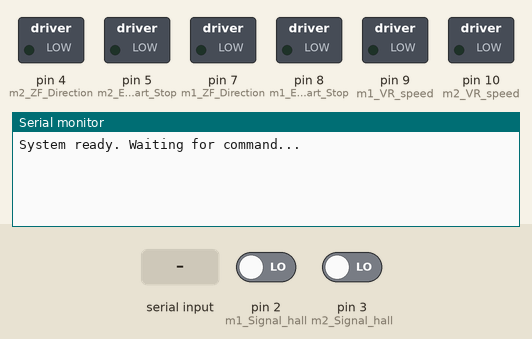
This sketch was run on a simulated Arduino Uno, built with avr-gcc and run on an emulated ATmega328P. Parts: switched loads named in the sketch (green lamp = pin HIGH), the last lines printed to the serial monitor. Inputs (shaded band) come from the test bench; at power-on: pin 2 (m1_Signal_hall) LOW, pin 3 (m2_Signal_hall) LOW.

Above: at 1.2 s.
1.3 s: "stop\n" received over Serial
At 2.5 s:
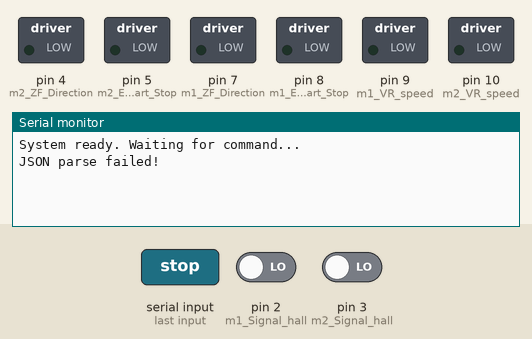
2.8 s: "1\n" received over Serial
At 4.0 s:
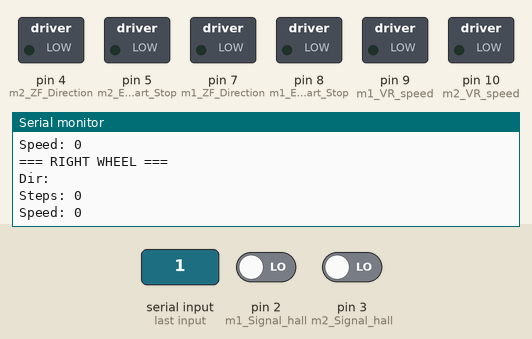

Measured:
- after the input at 1.3 s, the serial monitor: prints a new line at once (image 1)
- after the input at 2.8 s, the serial monitor: prints a new line at once (image 2)

The sketch:

roverControl.ino
```cpp
#include <ArduinoJson.h>

//#######################################
// Pin mappings for Arduino UNO
//#######################################

// ---------- Left Motor ----------
int m1_EL_Start_Stop = 8;   // EL (digital enable)
int m1_Signal_hall   = 2;   // Hall sensor input (interrupt-capable)
int m1_ZF_Direction  = 7;   // ZF (direction)
int m1_VR_speed      = 9;   // VR (PWM output)

// ---------- Right Motor ----------
int m2_EL_Start_Stop = 5;   // EL (digital enable)
int m2_Signal_hall   = 3;  // Hall sensor input (use interrupt-capable pin if available)
int m2_ZF_Direction  = 4;  // ZF (direction)
int m2_VR_speed      = 10;  // VR (PWM output)

//#######################################
// Variables
//#######################################
volatile int left_pos = 0;
volatile int right_pos = 0;

int left_steps = 0;
int right_steps = 0;

int left_speed = 0;
int right_speed = 0;

String left_direction = "stop";
String right_direction = "stop";

//#######################################
// ISRs for Hall sensors
//#######################################
void leftPlus() {
  left_pos++;
  if (left_pos >= left_steps) {
    wheelStopLeft();
    left_pos = 0;
  }
}

void rightPlus() {
  right_pos++;
  if (right_pos >= right_steps) {
    wheelStopRight();
    right_pos = 0;
  }
}

//#######################################
// Setup
//#######################################
void setup() {
  Serial.begin(115200);

  // Left motor setup
  pinMode(m1_EL_Start_Stop, OUTPUT);
  pinMode(m1_Signal_hall, INPUT);
  pinMode(m1_ZF_Direction, OUTPUT);
  pinMode(m1_VR_speed, OUTPUT);

  // Right motor setup
  pinMode(m2_EL_Start_Stop, OUTPUT);
  pinMode(m2_Signal_hall, INPUT);
  pinMode(m2_ZF_Direction, OUTPUT);
  pinMode(m2_VR_speed, OUTPUT);

  // Disable both motors initially
  digitalWrite(m1_EL_Start_Stop, LOW);
  digitalWrite(m2_EL_Start_Stop, LOW);
  analogWrite(m1_VR_speed, 0);
  analogWrite(m2_VR_speed, 0);

  // Attach interrupts for hall sensors
  attachInterrupt(digitalPinToInterrupt(m1_Signal_hall), leftPlus, CHANGE);
  attachInterrupt(digitalPinToInterrupt(m2_Signal_hall), rightPlus, CHANGE);

  Serial.println("System ready. Waiting for command...");
}

//#######################################
// Wheel control functions
//#######################################

// ---------- LEFT ----------
void wheelStopLeft() {
  analogWrite(m1_VR_speed, 0);
  digitalWrite(m1_EL_Start_Stop, LOW);
}

void wheelMoveForwardLeft() {
  analogWrite(m1_VR_speed, left_speed);
  digitalWrite(m1_ZF_Direction, HIGH);
  digitalWrite(m1_EL_Start_Stop, HIGH);
}

void wheelMoveBackwardLeft() {
  analogWrite(m1_VR_speed, left_speed);
  digitalWrite(m1_ZF_Direction, LOW);
  digitalWrite(m1_EL_Start_Stop, HIGH);
}

// ---------- RIGHT ----------
void wheelStopRight() {
  analogWrite(m2_VR_speed, 0);
  digitalWrite(m2_EL_Start_Stop, LOW);
}

void wheelMoveForwardRight() {
  analogWrite(m2_VR_speed, right_speed);
  digitalWrite(m2_ZF_Direction, LOW);   // 🔄 Inverted
  digitalWrite(m2_EL_Start_Stop, HIGH);
}

void wheelMoveBackwardRight() {
  analogWrite(m2_VR_speed, right_speed);
  digitalWrite(m2_ZF_Direction, HIGH);  // 🔄 Inverted
  digitalWrite(m2_EL_Start_Stop, HIGH);
}

//#######################################
// Drive control
//#######################################
void driveLeft() {
  if (left_direction == "stop") {
    wheelStopLeft();
    return;
  }

  if (left_direction == "forward" && left_pos < left_steps)
    wheelMoveForwardLeft();
  else if (left_direction == "backward" && left_pos < left_steps)
    wheelMoveBackwardLeft();
  else {
    wheelStopLeft();
    left_pos = 0;
  }
}

void driveRight() {
  if (right_direction == "stop") {
    wheelStopRight();
    return;
  }

  if (right_direction == "forward" && right_pos < right_steps)
    wheelMoveForwardRight();
  else if (right_direction == "backward" && right_pos < right_steps)
    wheelMoveBackwardRight();
  else {
    wheelStopRight();
    right_pos = 0;
  }
}

//#######################################
// Main Loop
//#######################################
void loop() {
  if (Serial.available() > 0) {
    String command = Serial.readStringUntil('\n');

    StaticJsonDocument<400> doc;
    DeserializationError error = deserializeJson(doc, command);

    if (!error) {
      // Extract left wheel data
      left_direction = String((const char*)doc["left"]["direction"]);
      left_steps = doc["left"]["steps"] | 0;
      left_speed = doc["left"]["speed"] | 0;

      // Extract right wheel data
      right_direction = String((const char*)doc["right"]["direction"]);
      right_steps = doc["right"]["steps"] | 0;
      right_speed = doc["right"]["speed"] | 0;

      // Debug output
      Serial.println("=== LEFT WHEEL ===");
      Serial.print("Dir: "); Serial.println(left_direction);
      Serial.print("Steps: "); Serial.println(left_steps);
      Serial.print("Speed: "); Serial.println(left_speed);

      Serial.println("=== RIGHT WHEEL ===");
      Serial.print("Dir: "); Serial.println(right_direction);
      Serial.print("Steps: "); Serial.println(right_steps);
      Serial.print("Speed: "); Serial.println(right_speed);

      // Drive both
      driveLeft();
      driveRight();
    } else {
      Serial.println("JSON parse failed!");
    }
  }
}
```
